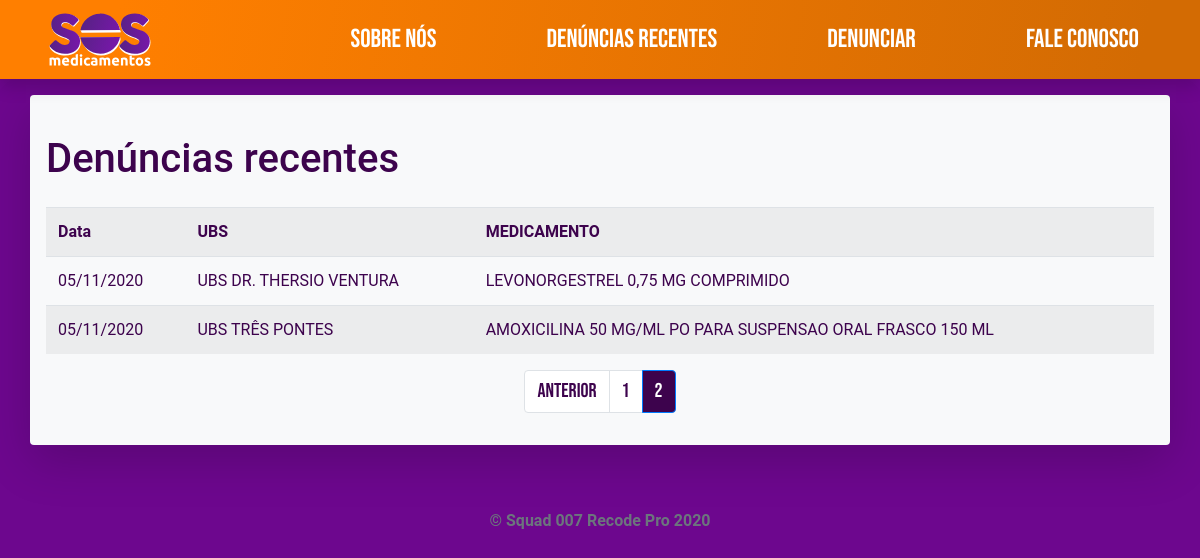
The page /lista_denuncias.php?pagina=2 on the database its author committed.
### tables this page shows
CREATE TABLE `denuncia` (
  `id` int NOT NULL AUTO_INCREMENT PRIMARY KEY,
  `email` varchar(100),
  `telefone` int,
  `ubs_id` int,
  `medicamento_id` varchar(20) NOT NULL,
  `comentario` varchar (1000),
  `data_ocorrencia` date,
  `data_denuncia` datetime DEFAULT NOW()
);

CREATE TABLE `ubs` (
  `id` int AUTO_INCREMENT PRIMARY KEY,
  `nomeUbs` varchar(150),
  `descricao` varchar(500),
  `telefone` varchar(30),
  `endereco` varchar(100),
  `bairro` varchar(100),
  `distrito` varchar(100),
  `zona` char(2),
  `cidade` varchar(150),
  `uf` char(2),
  `cep` varchar(20),
  `latitude` varchar(20),
  `longitude` varchar(20),
  `cadastrado_por_id` varchar(20),
  `data_cadastro` datetime DEFAULT NOW()
);

CREATE TABLE `medicamento` (
  `id` varchar(20) NOT NULL PRIMARY KEY,
  `nome` varchar(200) NOT NULL,
  `observacao` varchar(500),
  `cadastrado_por_id` varchar(20) NOT NULL,
  `data_cadastro` datetime DEFAULT NOW()
);

### lista_denuncias.php (the view, shortened to what this page needs)
<?php
$servername = "localhost";
$username = "root";
$password = "";
$database = "sosmedicamentos";
$conn = mysqli_connect($servername, $username, $password, $database);
$pag = (isset($_GET['pagina'])) ? $_GET['pagina'] : 1;
$busca = "SELECT * FROM denuncia INNER JOIN ubs ON denuncia.ubs_id = ubs.id INNER JOIN medicamento ON denuncia.medicamento_id = medicamento.id GROUP BY denuncia.id DESC; ";
$todos = mysqli_query($conn, "$busca");
$registros = 5;
$tr = mysqli_num_rows($todos);
$tp = ceil($tr / $registros);
$inicio = ($registros * $pag) - $registros;
$buscaPaginada = "SELECT * FROM denuncia INNER JOIN ubs ON denuncia.ubs_id = ubs.id INNER JOIN medicamento ON denuncia.medicamento_id = medicamento.id GROUP BY denuncia.id DESC LIMIT $inicio,$registros";
$registrosPaginados = mysqli_query($conn, "$buscaPaginada");
$anterior = $pag - 1;
?>
<!DOCTYPE html>
<html lang="pt-br">
<head>
</head>
<body>
  <main style="height: 39vw;">
    <div class="container my-3 mb-5 p-3 bg-light rounded shadow-lg table-responsive-sm">
      <h1 class="my-4">Denúncias recentes</h1>
      <table class="table table-striped">
        <tr>
          <th scope="col">Data</th>
          <th scope="col">UBS</th>
          <th scope="col">MEDICAMENTO</th>
        </tr>
        <tr>
          <?php
          if ($registrosPaginados->num_rows > 0) {
            while ($rows = $registrosPaginados->fetch_assoc()) {
          ?>
              <td><?php echo date('d/m/Y', strtotime($rows['data_denuncia'])); ?></td>
              <td><?php echo $rows['nomeUbs']; ?></td>
              <td><?php echo $rows['nome']; ?></td>
        </tr>
        <?php
            }
          } else {
            echo "Nenhuma denuncia feita ainda!!!";
          }
        ?>
      </table>
      <nav class="d-flex justify-content-center" aria-label="Page navigation">
        <ul class="pagination">
          <?php
          if ($pag > 1) {
          ?>
            <li class="page-item" ><a class="page-link" style="color: rgb(61, 3, 77); font-size: 20px;" href="?pagina=<?= $anterior; ?>">Anterior</a></li>
          <?php } ?>
          <?php
          for ($i = 1; $i <= $tp; $i++) {
            if ($pag == $i) {
              echo "<li class='page-item active'><a class='page-link' style='background: rgb(61, 3, 77); font-size: 20px;' href='?pagina=$i'>$i</a></li>";
            } else {
              echo "<li class='page-item'><a class='page-link'  style='color: rgb(61, 3, 77); font-size: 20px;' href='?pagina=$i'>$i</a></li>";
            }
          }
          ?>
        </ul>
      </nav>
    </div>
  </main>
</body>
</html>

### rows shown on the page
denuncia: data_denuncia "05/11/2020", ubs.nomeUbs "UBS DR. THERSIO VENTURA", medicamento.nome "LEVONORGESTREL 0,75 MG COMPRIMIDO"
denuncia: data_denuncia "05/11/2020", ubs.nomeUbs "UBS TRÊS PONTES", medicamento.nome "AMOXICILINA 50 MG/ML PO PARA SUSPENSAO ORAL FRASCO 150 ML"
